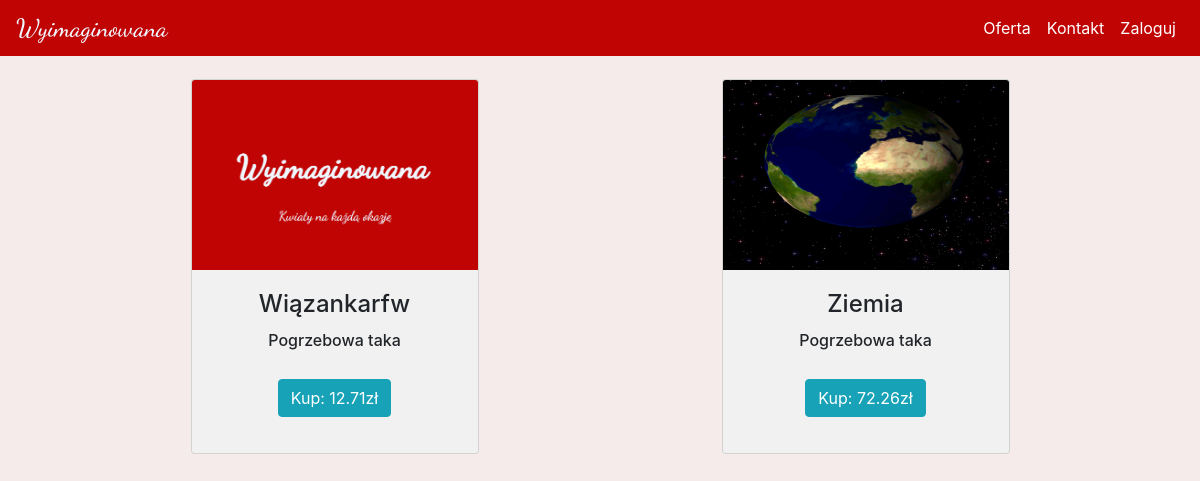
The page /oferta/Pogrzeb/3 on the database its author committed.
### kwiaciarnia/models.py (models this page shows)
class Products(db.Model):
    id = db.Column(db.Integer(), primary_key=True)
    category = db.Column(db.Integer(), db.ForeignKey('product_category.id'))
    name = db.Column(db.String(), unique=True)
    description = db.Column(db.String())
    price = db.Column(db.Integer())

### kwiaciarnia/routes.py (the view, shortened to what this page needs)
@app.route('/oferta/<cat_name>/<id>', methods=["GET", "POST"])
def products(cat_name, id):
    products = Products.query.filter_by(category=id).all()
    products_category = Product_category.query.filter_by(name=cat_name).first()
    form = BuyForm()
    return render_template('products.html', products=products, products_category=products_category, form=form)

### kwiaciarnia/templates/products.html (shortened to what this page needs)
{% extends 'base.html' %}
{% block content %}
<div class="scrollmenu scrolly">
  {% for product in products %}
    <div class="card max-height padding-btm" style="width: 18rem;">
      {% if product.category == products_category.id %}
        <img class="card-img-top card-colour img-size" src="/static/uploads/products/{{product.id}}.png" alt="{{product.name}}" onerror="this.onerror=null;this.src='/static/uploads/logo/filler.png';">
      {% endif %}
      <div class="card-body padding-btm">
        <h4 class="card-title">{{product.name}}</h4>
        <h6 class="card-text">{{product.description|truncate(50)}}</h6>
        <button type="button" class="btn btn-info" data-toggle="modal" data-target="#Modal-MoreInfo-{{ product.id }}">
          Kup: {{product.price}}zł
        </button>
      </div>
    </div>
  {% endfor %}
</div>
{% endblock %}

### kwiaciarnia/static/styles/main.css (style rules this page uses)
body { background-color: #f5ebeb; }
.scrolly { display: flex; flex-wrap: wrap; padding: 5px; }
.scrolly > div { background-color: #f1f1f1; width: 100px; margin: 10px; text-align: center; line-height: 75px; font-size: 30px; margin-left: auto; margin-right: auto; }
.img-size { width: 286px; height: 190px; }

### rows shown on the page
Products: shows a picture, name "Wiązankarfw", description "Pogrzebowa taka", price "12.71"
Products: shows a picture, name "Ziemia", description "Pogrzebowa taka", price "72.26"
